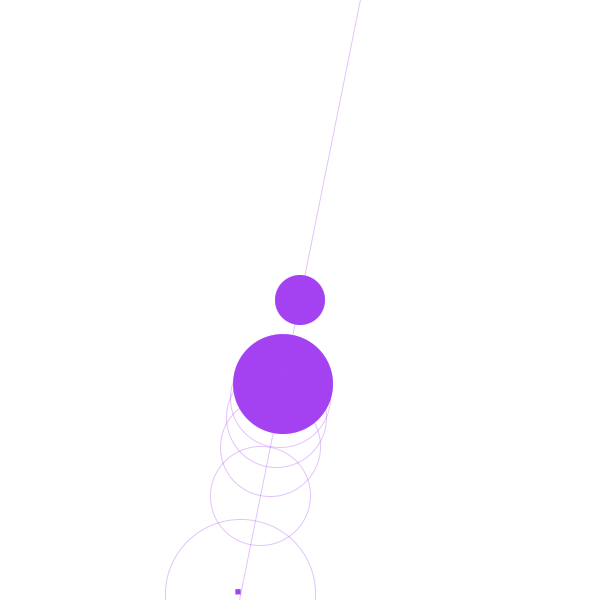
Frame 1 (no input)
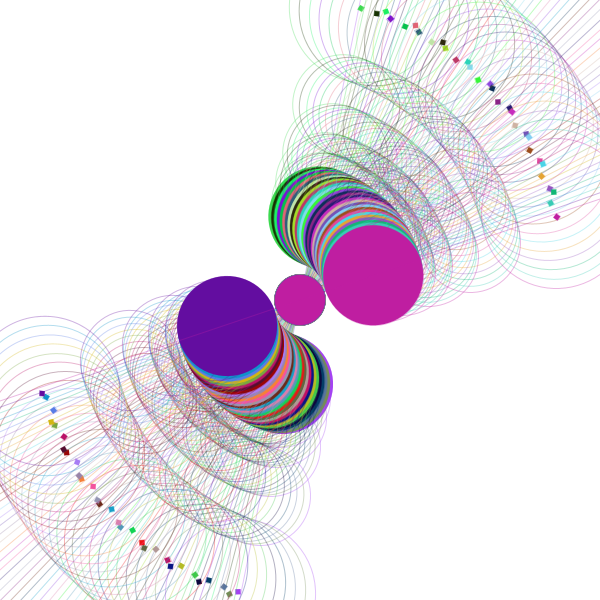
Frame 60 (the mouse pressed at the canvas centre just before this capture)
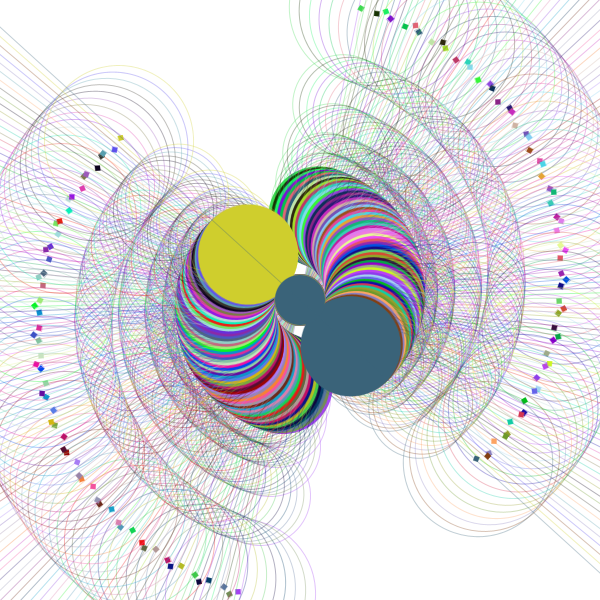
Frame 120 (the mouse held since frame 60 and released just before this capture)

The Processing sketch that drew these frames (run headless with seeded random() and noise(); from frame 60 on, the mouse is pressed at the canvas centre):

// Processing sketch: processing_111850
// ── processing_111850.pde

float x,y;
float angle = 250;
float r = 600;
float g = 1;


void setup(){
  size(600,600);
  background(255);
  
}

void draw() {
  
smooth();

float red = random(0,255);
float green = random(0,255);
float blue = random(0,255);


color c = color(red,green,blue);


fill(c);
  
  
  x = r * cos(angle); 
  y = r * sin(angle);

  strokeWeight(0.1); 
  stroke(0); 


  translate(width/2, height/2); 
 
  rotate(r); 
  

  noFill();
  strokeWeight(1);
  stroke(c,80);
  
  ellipse(x/2,y/2,150,150);
  ellipse(x/3,y/3,100,100);

  ellipse(x/4,y/4,100,100);
  ellipse(x/5,y/5,100,100);
  ellipse(x/6,y/6,100,100);
  
  fill(c);
  ellipse(x/7,y/7,100,100);

  
  ellipse(0,0,50,50);
  
  rect(x/2,y/2,5,5);

  line(x,y, -x, -y); 


  angle = angle + 400;
  r = r - g;

  if ( r == 0 || r == 300) { 
    g =  g * -100;
  }
  
  

}
